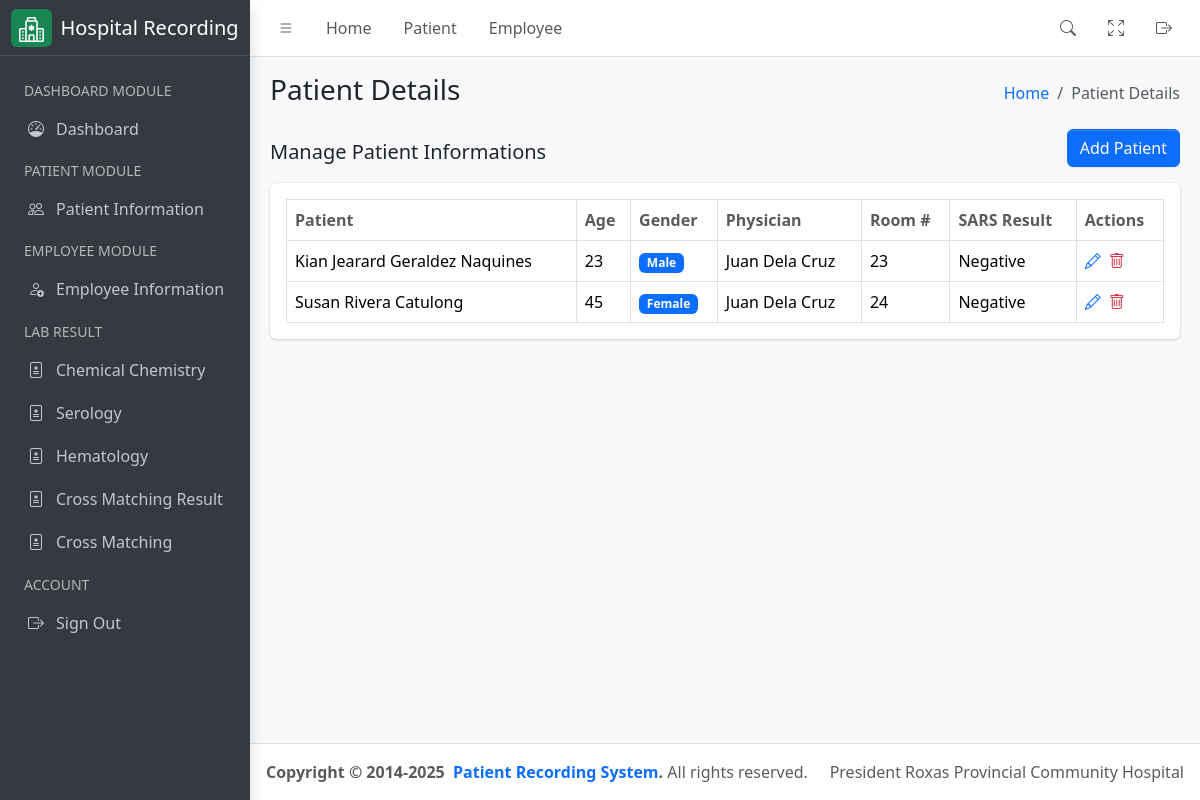
The page /patient/ on the database its author committed.
### hospital_app/models.py (models this page shows, shortened)
class Patient(models.Model):
    firstname = models.CharField(max_length=255)
    middlename = models.CharField(max_length=255)
    lastname = models.CharField(max_length=255)
    age = models.PositiveIntegerField()
    sex = models.CharField(
        max_length=10, choices=(("Male", "Male"), ("Female", "Female"))
    )
    physician = models.ForeignKey(
        User,
        related_name="physician",
        limit_choices_to={"groups__name": "Physician"},
        on_delete=models.CASCADE,
    )
    room_number = models.PositiveIntegerField()
    sample_type = models.CharField(max_length=255)
    time_of_collection = models.TimeField()
    date_of_collection = models.DateField()
    sars_result = models.CharField(max_length=255)
    date = models.DateField(auto_now_add=True)
    def get_full_name(self):
        return f"{self.firstname} {self.middlename} {self.lastname}"

### hospital_app/views.py (the view)
# urls.py: path('patient/', PatientListView.as_view(), name="patient_list"),
class PatientListView(ListView):
    template_name = 'patient.html'
    queryset = Patient.objects.all()
    context_object_name = 'patients'
    def get_context_data(self, **kwargs):
        context = super().get_context_data(**kwargs)
        context['detail_header'] = 'Patient Details List'
        context['humberger_header'] = 'Patient Details'
        return context

### hospital_app/templates/patient.html
{% extends './includes/base.html' %}
{% block content %}
<div class="container-fluid">
    <div class="row">
        <div class="col-md-12">
            <div class="d-flex justify-content-between align-items-center">
                <h5>Manage Patient Informations</h5>
                <a href="{% url 'patient_add' %}" class="btn btn-primary mb-3">Add Patient</a>
            </div>
            <div class="card mb-4">
                <div class="card-body">
                    <table id="datatable" class="table table-bordered table-hover">
                        <thead>
                            <tr>
                                <th class="text-muted">Patient</th>
                                <th class="text-muted">Age</th>
                                <th class="text-muted">Gender</th>
                                <th class="text-muted">Physician</th>
                                <th class="text-muted">Room #</th>
                                <th class="text-muted">SARS Result</th>
                                <th class="text-muted">Actions</th>
                            </tr>
                        </thead>
                        <tbody>
                            {% for result in patients %}
                            <tr>
                                <td>{{ result.get_full_name }}</td>
                                <td>{{ result.age }}</td>
                                <td>
                                    <span class="badge bg-primary">{{ result.sex }}</span>
                                </td>
                                <td>{{ result.physician.get_full_name }}</td>
                                <td>{{ result.room_number }}</td>
                                <td>{{ result.sars_result }}</td>
                                <td>
                                    <div class="d-flex align-items-center justify-content-start gap-2">
                                        <a href="{% url 'patient_update' pk=result.id %}" class="text-sm">
                                            <i class="bi bi-pencil"></i>
                                        </a>
                                        <a href="{% url 'patient_delete' pk=result.id %}" class="text-sm">
                                            <i class="bi bi-trash text-danger"></i>
                                        </a>
                                    </div>
                                </td>
                            </tr>
                            {% endfor %}
                        </tbody>
                    </table>
                </div>
            </div>
        </div>
    </div>
</div>
{% endblock %}

### rows shown on the page
Patient: get_full_name "Kian Jearard Geraldez Naquines", age "23", sex "Male", physician.get_full_name "Juan Dela Cruz", room_number "23", sars_result "Negative"
Patient: get_full_name "Susan Rivera Catulong", age "45", sex "Female", physician.get_full_name "Juan Dela Cruz", room_number "24", sars_result "Negative"

### other values the page prints
{{ humberger_header }} "Patient Details"
